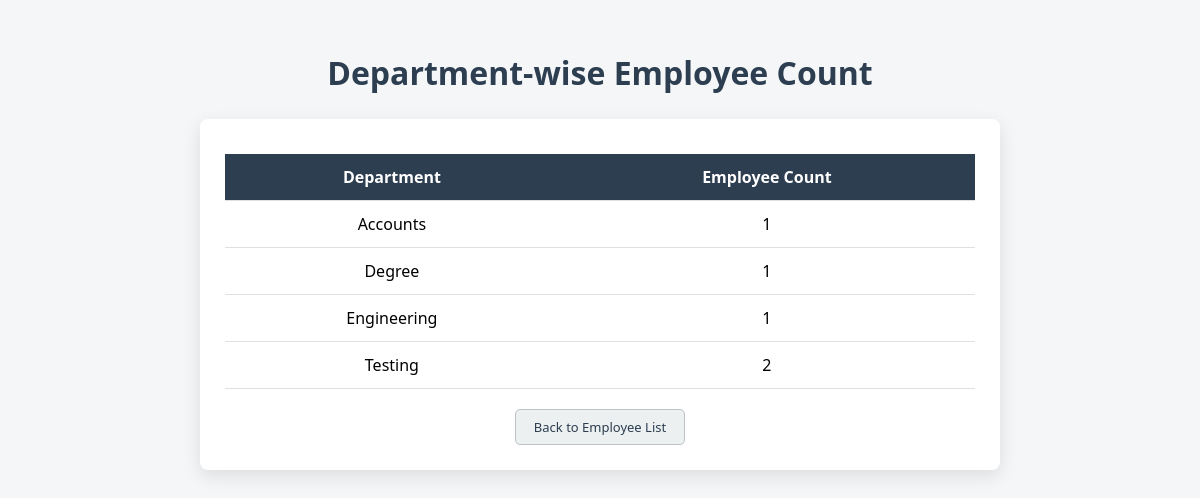
The page /report/ on the database its author committed.
### hrms/models.py (models this page shows, shortened)
class Employee(models.Model):
    name = models.CharField(max_length=100)
    designation = models.CharField(max_length=100)
    department = models.CharField(max_length=100)
    email = models.EmailField(unique=True)
    date_of_joining = models.DateField()

### hrms/views.py (the view)
# urls.py: path("report/", views.department_report, name="department_report"),
def department_report(request):
    report_data = (
        Employee.objects
        .values("department")
        .annotate(count=Count("id"))
    )
    return render(
        request,
        "frontend/department_report.html",
        {"report_data": report_data}
    )

### hrms/templates/frontend/department_report.html (shortened to what this page needs)
<!DOCTYPE html>
<html>
<head>
</head>
<body>
<div class="container">
    <h1>Department-wise Employee Count</h1>
    <div class="report-card">
        <table>
            <tr>
                <th>Department</th>
                <th>Employee Count</th>
            </tr>
            {% for row in report_data %}
            <tr>
                <td>{{ row.department }}</td>
                <td>{{ row.count }}</td>
            </tr>
            {% empty %}
            <tr>
                <td colspan="2" class="no-data">No data available</td>
            </tr>
            {% endfor %}
        </table>
        <div class="back-btn-wrapper">
            <a href="/home/" class="btn-secondary"> Back to Employee List</a>
        </div>
    </div>
</div>
</body>
</html>

### hrms/templates/frontend/department_report.html (style rules this page uses)
* { box-sizing: border-box; }
body { font-family: "Segoe UI", Arial, sans-serif; background-color: #f4f6f8; margin: 0; padding: 30px; }
.container { max-width: 800px; margin: 0 auto; }
h1 { text-align: center; color: #2c3e50; margin-bottom: 25px; }
.report-card { background-color: #ffffff; padding: 25px; border-radius: 8px; box-shadow: 0 6px 18px rgba(0, 0, 0, 0.1); animation: fadeIn 0.6s ease-in-out; }
table { width: 100%; border-collapse: collapse; margin-top: 10px; }
th, td { padding: 12px 15px; text-align: center; border-bottom: 1px solid #e0e0e0; }
th { background-color: #2c3e50; color: #ffffff; font-weight: 600; }
tr { transition: background-color 0.3s ease; }
.back-btn-wrapper { text-align: center; margin-top: 20px; }
.btn-secondary { display: inline-block; padding: 8px 18px; font-size: 13px; background-color: #ecf0f1; color: #2c3e50; text-decoration: none; border-radius: 5px; border: 1px solid #bdc3c7; transition: all 0.3s ease; }

### rows shown on the page
Employee: department "Accounts", count "1"
Employee: department "Degree", count "1"
Employee: department "Engineering", count "1"

### other values the page prints
{{ row.department }} "Testing"
{{ row.count }} "2"
